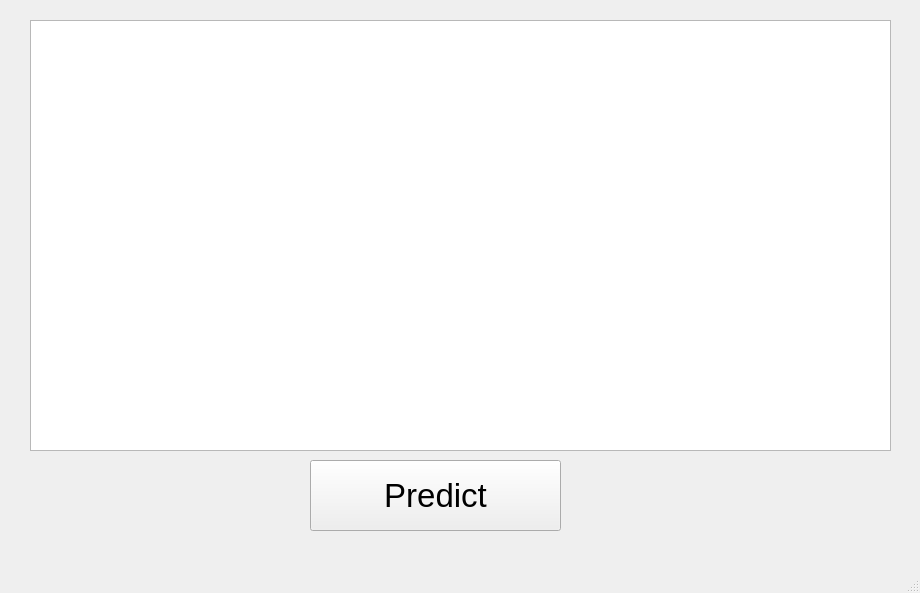
<?xml version="1.0" encoding="UTF-8"?>
<ui version="4.0">
 <class>MainWindow</class>
 <widget class="QMainWindow" name="MainWindow">
  <property name="geometry">
   <rect>
    <x>0</x>
    <y>0</y>
    <width>920</width>
    <height>593</height>
   </rect>
  </property>
  <property name="windowTitle">
   <string>MainWindow</string>
  </property>
  <widget class="QWidget" name="centralwidget">
   <widget class="QPushButton" name="ml_predict">
    <property name="geometry">
     <rect>
      <x>310</x>
      <y>460</y>
      <width>251</width>
      <height>71</height>
     </rect>
    </property>
    <property name="font">
     <font>
      <pointsize>25</pointsize>
     </font>
    </property>
    <property name="text">
     <string>Predict</string>
    </property>
   </widget>
   <widget class="QTableView" name="table">
    <property name="geometry">
     <rect>
      <x>30</x>
      <y>20</y>
      <width>861</width>
      <height>431</height>
     </rect>
    </property>
   </widget>
  </widget>
  <widget class="QMenuBar" name="menubar">
   <property name="geometry">
    <rect>
     <x>0</x>
     <y>0</y>
     <width>920</width>
     <height>26</height>
    </rect>
   </property>
  </widget>
  <widget class="QStatusBar" name="statusbar"/>
 </widget>
 <resources/>
 <connections/>
</ui>
